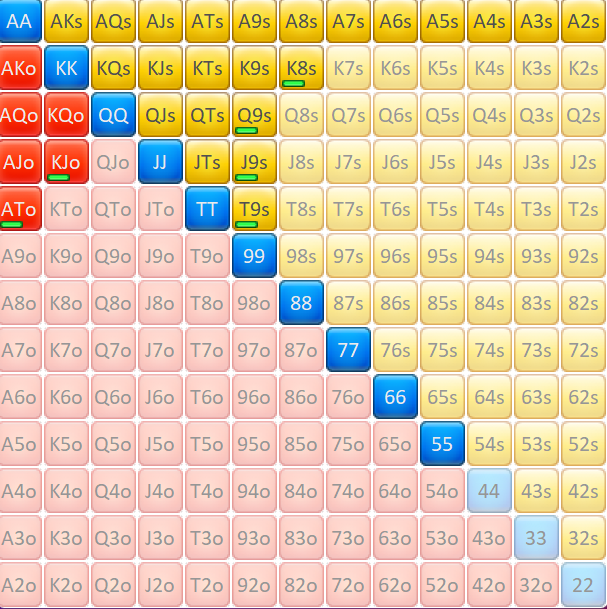
#> input picture charts/micro/utg.png, 607 x 609 px
$ python extract_mtt.py ../charts/micro/utg.png
#> lines starting #> are read from the running program, lines starting #| are printed output that depends on the picture; after the words box and inside, x2 and y2 are one past the last pixel; in counts of white or black regions, pixels touching at a corner belong together
#> in extract, img is the input picture: shape (609, 607, 3); mean R, G, B 227.7, 203.9, 170.5
"""Извлекает MTT-чарты (солверные скриншоты) из PNG пиксельным сэмплированием.

В отличие от Green Charts, солвер играет руку ЛЮБОЙ частотой, а не долями
1/0.75/0.5/0.25. Частота закодирована долей заливки ячейки, поэтому здесь
считается не медианный цвет центра (как в extract_charts.py), а доля
пикселей каждого цвета внутри ячейки.

Легенда скриншотов:
    красный  — рейз (опен)
    зелёный  — колл (лимп; встречается только на SB)
    синий    — фолд

Использование:
    python tools/extract_mtt.py charts/mtt/utg.png [...]
    → charts/mtt/extracted.json
"""
import json
import os
import sys

import numpy as np
from PIL import Image

RANKS = "AKQJT98765432"

# Доля от размера ячейки, отрезаемая с каждой стороны: убирает рамку между
# ячейками и не даёт соседнему цвету затечь в подсчёт.
CELL_MARGIN = 0.10

# Ниже этой доли частоту считаем нулём, выше 1-EPS — единицей. Сглаживание
# краёв ячейки и антиалиасинг текста дают 1-2% мусора в каждую сторону.
EPS = 0.025


def classify(img):
    """RGB-картинка → маски red / green / blue по оттенку.

    Порог по насыщенности отсекает фон и белый текст в ячейках: у них
    max-min мал, а у заливок — велик.
    """
    a = img.astype(np.int16)
    r, g, b = a[:, :, 0], a[:, :, 1], a[:, :, 2]
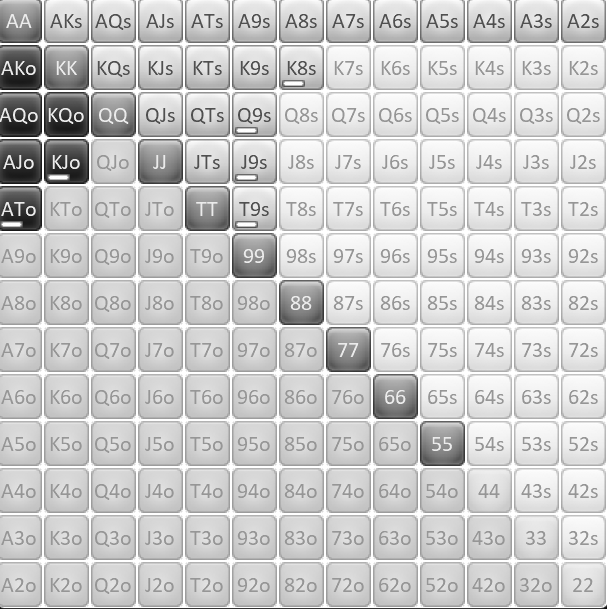
#> g: shape (609, 607) int16; min 9, max 255, mean 203.9
    mx = a.max(axis=2)
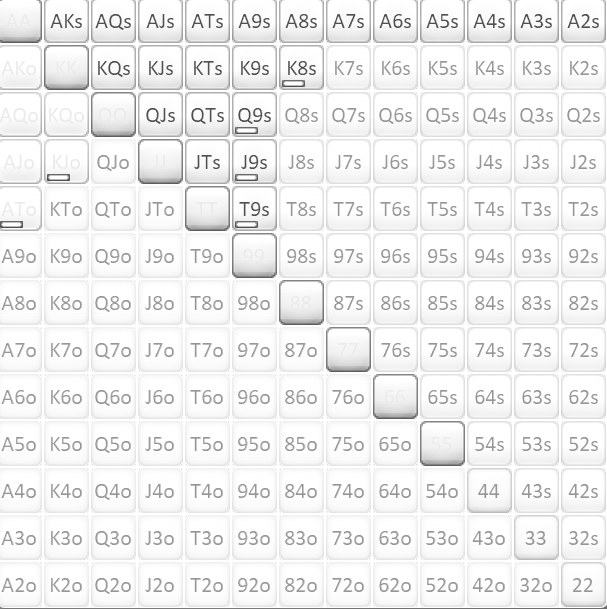
#> mx: shape (609, 607) int16; min 67, max 255, mean 239.7
    mn = a.min(axis=2)
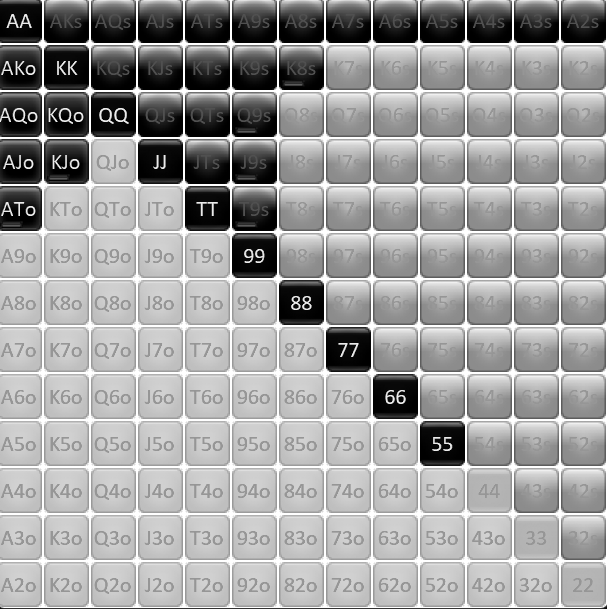
#> mn: shape (609, 607) int16; min 0, max 255, mean 158.9
    sat = mx - mn
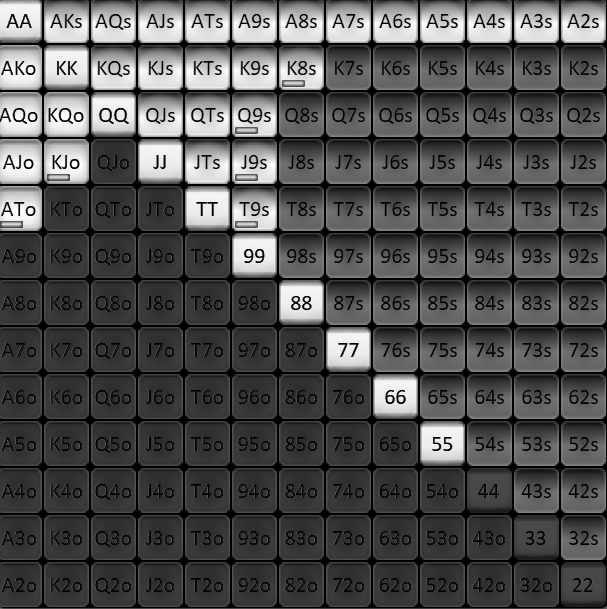
#> sat: shape (609, 607) int16; min 0, max 255, mean 80.8
    colored = (sat > 40) & (mx > 60)
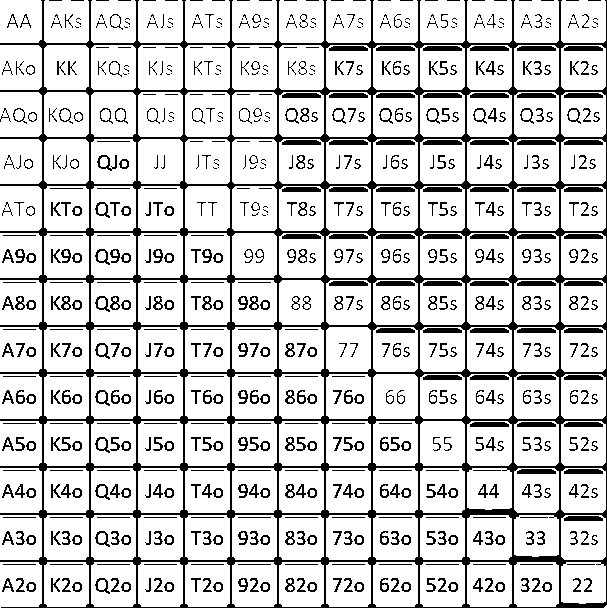
#> colored: shape (609, 607) bool; 80.9% white; black in thin lines or dots
    red = colored & (r == mx) & (r - np.maximum(g, b) > 30)
#> red: shape (609, 607) bool; 47.9% white; 1279 white regions (966 under 20 px), largest, box (x1, y1, x2, y2) and area: (138, 327, 183, 372) 1781, (44, 92, 89, 137) 1779, (138, 186, 183, 231) 1779
    blue = colored & (b == mx) & (b - np.maximum(r, g) > 25)
#> blue: shape (609, 607) bool; 5.9% white; 43 white regions (21 under 20 px), largest, box (x1, y1, x2, y2) and area: (138, 139, 183, 184) 1947, (185, 186, 230, 231) 1937, (326, 327, 371, 372) 1925
    green = colored & (g == mx) & (g - np.maximum(r, b) > 25)
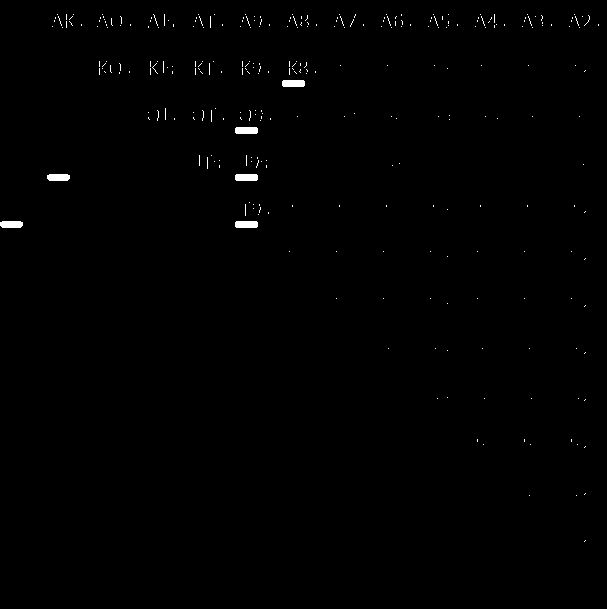
#> green: shape (609, 607) bool; 0.48% white; 304 white regions (298 under 20 px), largest, box (x1, y1, x2, y2) and area: (282, 80, 305, 87) 157, (235, 127, 258, 134) 157, (235, 174, 258, 181) 157, (235, 221, 258, 228) 157, (47, 174, 70, 181) 151, (0, 221, 23, 228) 151
    return red, green, blue


def grid_box(red, blue):
    """bbox матрицы 13x13.

    Границы берутся ТОЛЬКО по красному и синему: зелёная рамка выделенной
    позиции в верхней панели лежит вне матрицы и сдвинула бы бокс вверх.
    Красный (рейз) и синий (фолд) есть в каждом крайнем ряду и столбце.
    """
    mask = red | blue
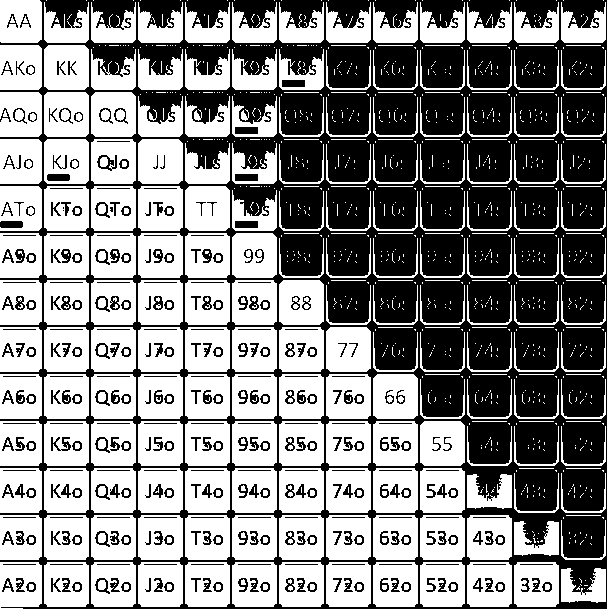
#> mask: shape (609, 607) bool; 53.8% white; 334 black regions (3 under 20 px), largest, box (x1, y1, x2, y2) and area: (0, 0, 607, 609) 152268, (282, 80, 305, 87) 161, (235, 127, 258, 134) 161
    rows = np.where(mask.mean(axis=1) > 0.3)[0]
#> rows = 533 values from 12 to 606
    cols = np.where(mask.mean(axis=0) > 0.3)[0]
#> cols = 463 values from 0 to 605
    if len(rows) == 0 or len(cols) == 0:
        raise SystemExit("матрица не найдена: нет плотных рядов красного/синего")
    return int(cols[0]), int(rows[0]), int(cols[-1]) + 1, int(rows[-1]) + 1


def label_at(row, col):
    hi, lo = RANKS[min(row, col)], RANKS[max(row, col)]
    if row == col:
        return hi + hi
    return hi + lo + ("s" if row < col else "o")


def snap(x):
    if x < EPS:
        return 0.0
    if x > 1 - EPS:
        return 1.0
    return round(x, 2)


def extract(path):
    img = np.array(Image.open(path).convert("RGB"))
    red, green, blue = classify(img)
    x0, y0, x1, y1 = grid_box(red, blue)
#> x0 = 0; y0 = 12; x1 = 606; y1 = 607
    cw, ch = (x1 - x0) / 13.0, (y1 - y0) / 13.0
#> cw = 46.62; ch = 45.77
    mx, my = cw * CELL_MARGIN, ch * CELL_MARGIN
#> mx = 4.66; my = 4.58

    cells = {}
    for row in range(13):
        for col in range(13):
            cx0 = int(round(x0 + cw * col + mx))
            cx1 = int(round(x0 + cw * (col + 1) - mx))
            cy0 = int(round(y0 + ch * row + my))
            cy1 = int(round(y0 + ch * (row + 1) - my))
            sl = (slice(cy0, cy1), slice(cx0, cx1))
            nr, ng, nb = red[sl].sum(), green[sl].sum(), blue[sl].sum()
            total = nr + ng + nb
            if total == 0:
                raise SystemExit(f"{path}: пустая ячейка {label_at(row, col)}")
            cells[label_at(row, col)] = {
                "raise": snap(nr / total),
                "call": snap(ng / total),
            }
#> after the loop, cells = 169 items
    return {"box": [x0, y0, x1, y1], "cells": cells}


def combos_of(label):
    if len(label) == 2:
        return 6
    return 4 if label.endswith("s") else 12


def width_pct(cells, key):
    """Ширина диапазона в процентах от 1326 комбо — с учётом частот."""
    return sum(combos_of(l) * c[key] for l, c in cells.items()) / 1326 * 100


if __name__ == "__main__":
    paths = sys.argv[1:]
    if not paths:
        raise SystemExit(__doc__)
    out = {}
    for p in paths:
        name = os.path.splitext(os.path.basename(p))[0]
        res = extract(p)
#> res = 2 items
        cells = res["cells"]
#> cells = 169 items
        mixed = sum(1 for c in cells.values() if 0 < c["raise"] < 1)
#> mixed = 43
        print(
            f"{name:6} box={res['box']}  рейз {width_pct(cells, 'raise'):5.1f}%"
            f"  колл {width_pct(cells, 'call'):5.1f}%  смешанных ячеек {mixed}"
        )
#| utg    box=[0, 12, 606, 607]  рейз  93.2%  колл   0.8%  смешанных ячеек 43
        out[name] = cells
    dest = os.path.join(os.path.dirname(paths[0]) or ".", "extracted.json")
    with open(dest, "w") as f:
        json.dump(out, f, indent=1, sort_keys=True)
    print(f"\n→ {dest}")

$ run again, with charts/micro/co.png copied over charts/micro/utg.png
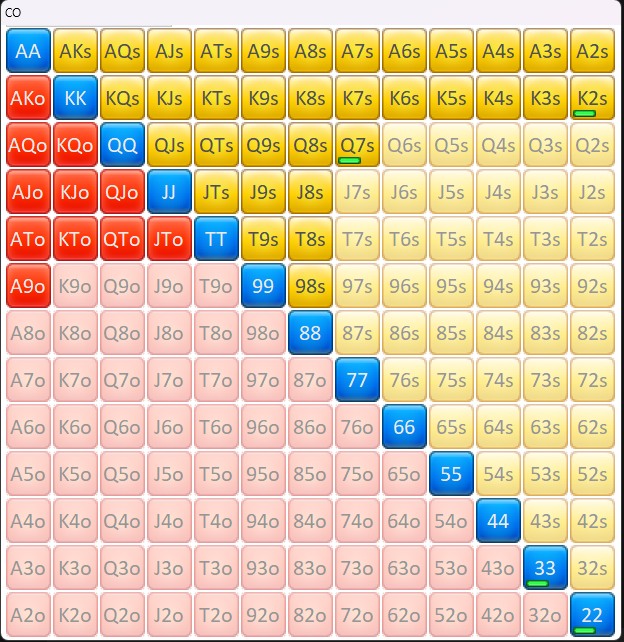
#> input picture charts/micro/co.png, 624 x 642 px
#> in classify, `colored = (sat > 40) & (mx > 60)`:
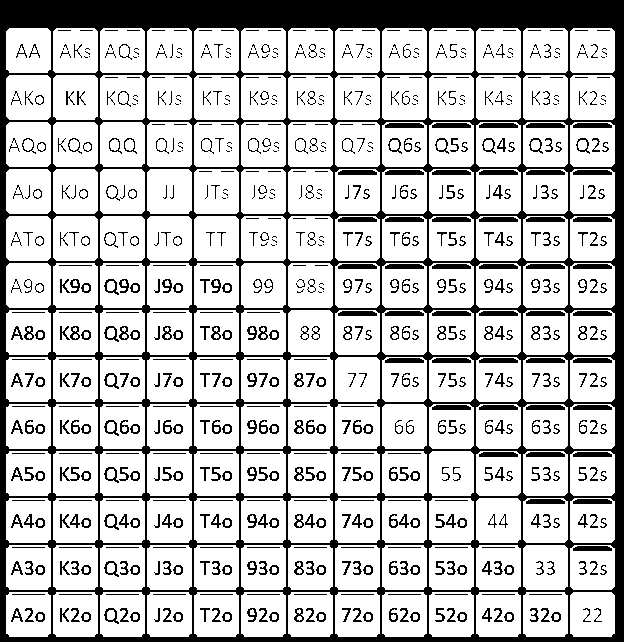
#> colored: shape (642, 624) bool; 76.1% white; 807 black regions (254 under 20 px), largest, box (x1, y1, x2, y2) and area: (0, 0, 624, 642) 63087, (385, 123, 424, 128) 183, (432, 123, 471, 128) 183
#> red: shape (642, 624) bool; 47.2% white; 1323 white regions (1023 under 20 px), largest, box (x1, y1, x2, y2) and area: (147, 216, 192, 261) 1910, (53, 216, 98, 261) 1900, (53, 169, 98, 214) 1895
#> blue: shape (642, 624) bool; 6.1% white; 21 white regions, largest, box (x1, y1, x2, y2) and area: (147, 169, 192, 214) 1947, (194, 216, 239, 261) 1937, (335, 357, 380, 402) 1925
#> green: shape (642, 624) bool; 0.46% white; 394 white regions (390 under 20 px), largest, box (x1, y1, x2, y2) and area: (573, 110, 596, 117) 157, (338, 157, 361, 164) 157, (526, 580, 549, 587) 156, (573, 627, 596, 634) 156
#> in grid_box, `mask = red | blue`:
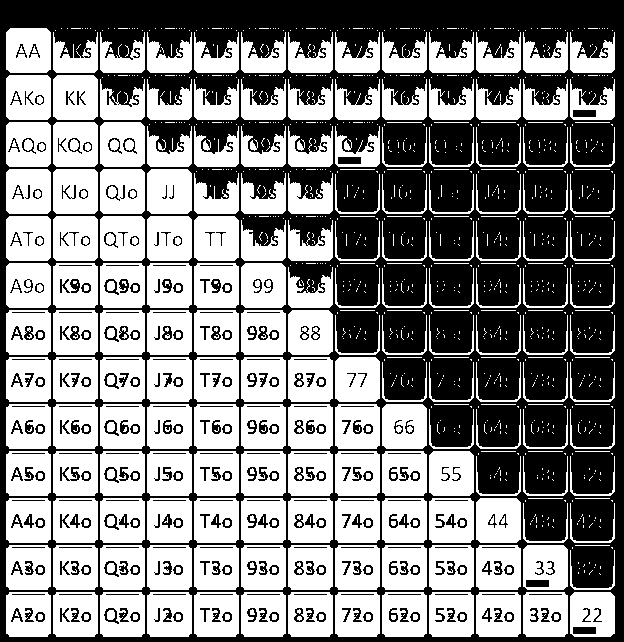
#> mask: shape (642, 624) bool; 53.3% white; 331 black regions, largest, box (x1, y1, x2, y2) and area: (0, 0, 624, 642) 169290, (573, 110, 596, 117) 161, (338, 157, 361, 164) 161
#> rows = 538 values from 28 to 636
#> cols = 489 values from 6 to 614
#> x0 = 6; y0 = 28; x1 = 615; y1 = 637
#> cw = 46.85
#> in extract, `mx, my = cw * CELL_MARGIN, ch * CELL_MARGIN`: mx = 4.68
#> after the loop in extract, `for row in range(13):`: cells = 169 items
#> res = 2 items
#> `cells = res["cells"]`: cells = 169 items
#> mixed = 74
#| utg    box=[6, 28, 615, 637]  рейз  92.7%  колл   1.5%  смешанных ячеек 74

$ run again, with charts/micro/mp.png copied over charts/micro/utg.png
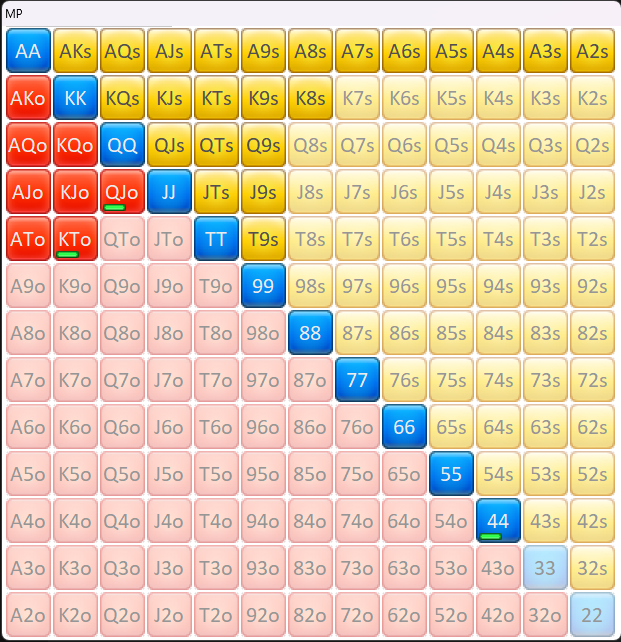
#> input picture charts/micro/mp.png, 621 x 642 px
#> in classify, `colored = (sat > 40) & (mx > 60)`:
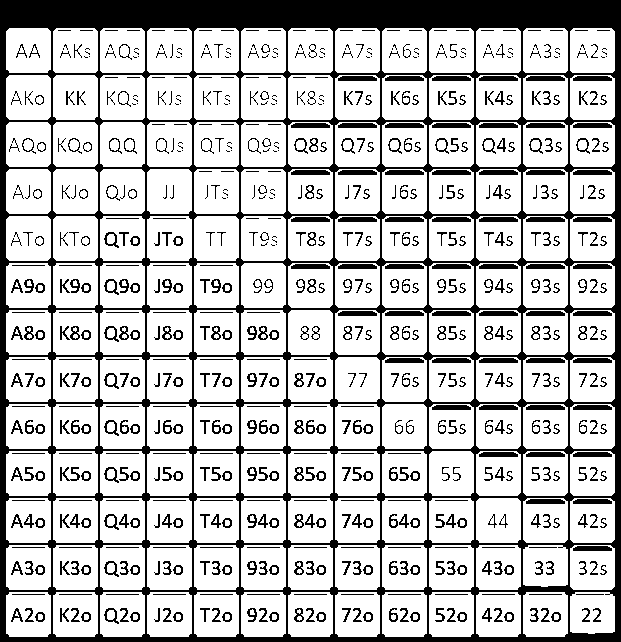
#> colored: shape (642, 621) bool; 75.6% white; 766 black regions (185 under 20 px), largest, box (x1, y1, x2, y2) and area: (0, 0, 621, 642) 61681, (338, 76, 377, 81) 183, (385, 76, 424, 81) 183
#> red: shape (642, 621) bool; 45% white; 1360 white regions (1049 under 20 px), largest, box (x1, y1, x2, y2) and area: (53, 169, 98, 214) 1895, (6, 216, 51, 261) 1872, (6, 169, 51, 214) 1867
#> blue: shape (642, 621) bool; 5.7% white; 37 white regions (16 under 20 px), largest, box (x1, y1, x2, y2) and area: (147, 169, 192, 214) 1947, (194, 216, 239, 261) 1937, (335, 357, 380, 402) 1925
#> green: shape (642, 621) bool; 0.33% white; 301 white regions (298 under 20 px), largest, box (x1, y1, x2, y2) and area: (479, 533, 502, 540) 156, (103, 204, 126, 211) 151, (56, 251, 79, 258) 151
#> in grid_box, `mask = red | blue`:
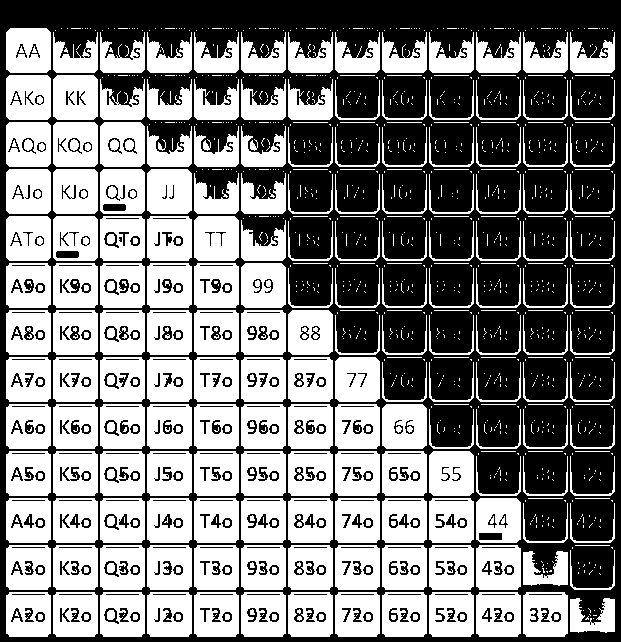
#> mask: shape (642, 621) bool; 50.7% white; 330 black regions (1 under 20 px), largest, box (x1, y1, x2, y2) and area: (0, 0, 621, 642) 178516, (479, 533, 502, 540) 161, (103, 204, 126, 211) 157
#> rows = 535 values from 28 to 636
#> cols = 464 values from 6 to 614
#> x0 = 6; y0 = 28; x1 = 615; y1 = 637
#> cw = 46.85
#> in extract, `mx, my = cw * CELL_MARGIN, ch * CELL_MARGIN`: mx = 4.68
#> after the loop in extract, `for row in range(13):`: cells = 169 items
#> res = 2 items
#> `cells = res["cells"]`: cells = 169 items
#> mixed = 75
#| utg    box=[6, 28, 615, 637]  рейз  92.6%  колл   1.5%  смешанных ячеек 75

$ run again, with charts/micro/sb.png copied over charts/micro/utg.png
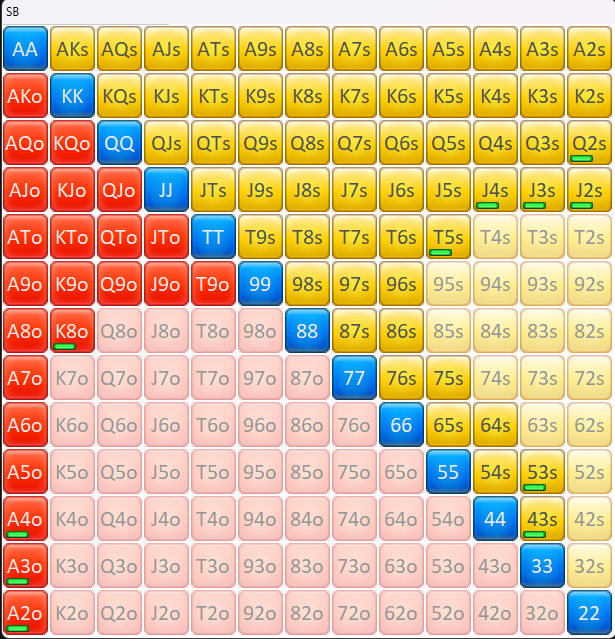
#> input picture charts/micro/sb.png, 615 x 639 px
#> colored: shape (639, 615) bool; 79.3% white; 904 black regions (414 under 20 px), largest, box (x1, y1, x2, y2) and area: (0, 0, 615, 639) 55068, (476, 215, 515, 220) 183, (523, 215, 562, 220) 183
#> red: shape (639, 615) bool; 53.4% white; 300 black regions, largest, box (x1, y1, x2, y2) and area: (0, 0, 615, 639) 166271, (570, 155, 593, 162) 161, (476, 202, 499, 209) 161
#> blue: shape (639, 615) bool; 6.3% white; 21 white regions, largest, box (x1, y1, x2, y2) and area: (144, 167, 189, 212) 1947, (191, 214, 236, 259) 1937, (332, 355, 377, 400) 1925
#> green: shape (639, 615) bool; 0.92% white; 576 white regions (565 under 20 px), largest, box (x1, y1, x2, y2) and area: (570, 155, 593, 162) 157, (476, 202, 499, 209) 157, (523, 202, 546, 209) 157
#> in grid_box, `mask = red | blue`:
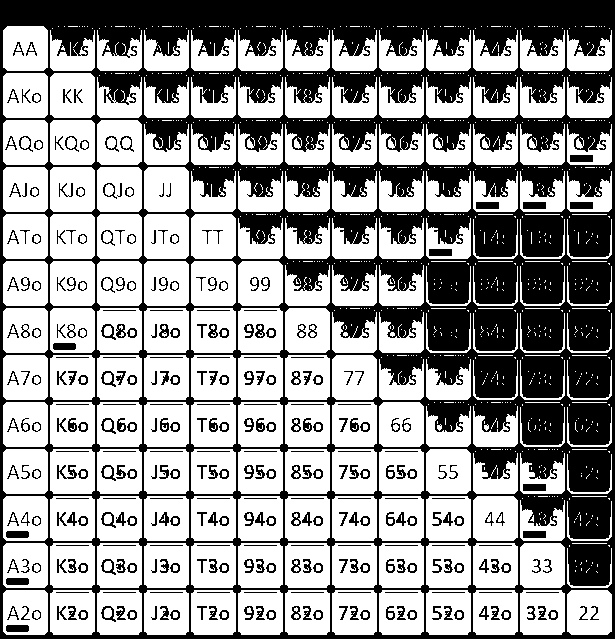
#> mask: shape (639, 615) bool; 59.7% white; 326 black regions, largest, box (x1, y1, x2, y2) and area: (0, 0, 615, 639) 140440, (570, 155, 593, 162) 161, (476, 202, 499, 209) 161
#> rows = 540 values from 26 to 634
#> cols = 539 values from 3 to 611
#> x0 = 3; y0 = 26; x1 = 612; y1 = 635
#> cw = 46.85
#> in extract, `mx, my = cw * CELL_MARGIN, ch * CELL_MARGIN`: mx = 4.68
#> after the loop in extract, `for row in range(13):`: cells = 169 items
#> res = 2 items
#> `cells = res["cells"]`: cells = 169 items
#> mixed = 82
#| utg    box=[3, 26, 612, 635]  рейз  92.2%  колл   1.9%  смешанных ячеек 82
